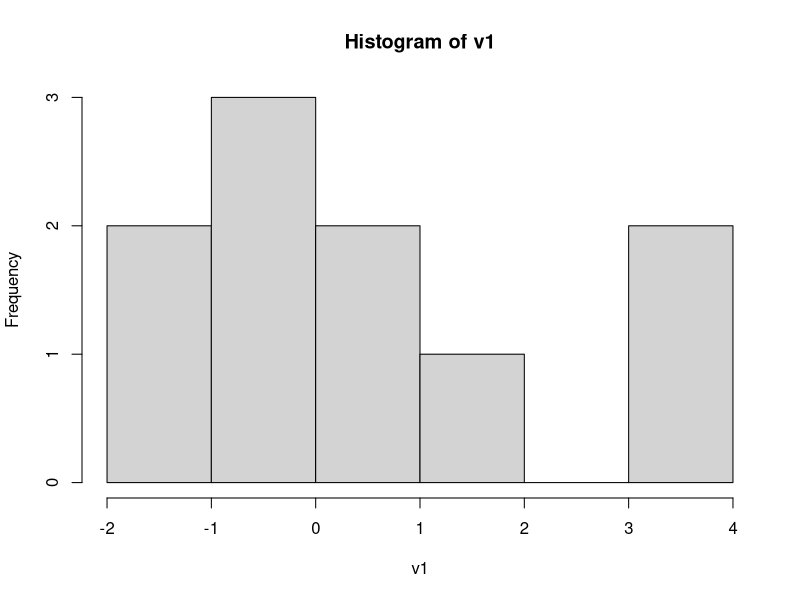
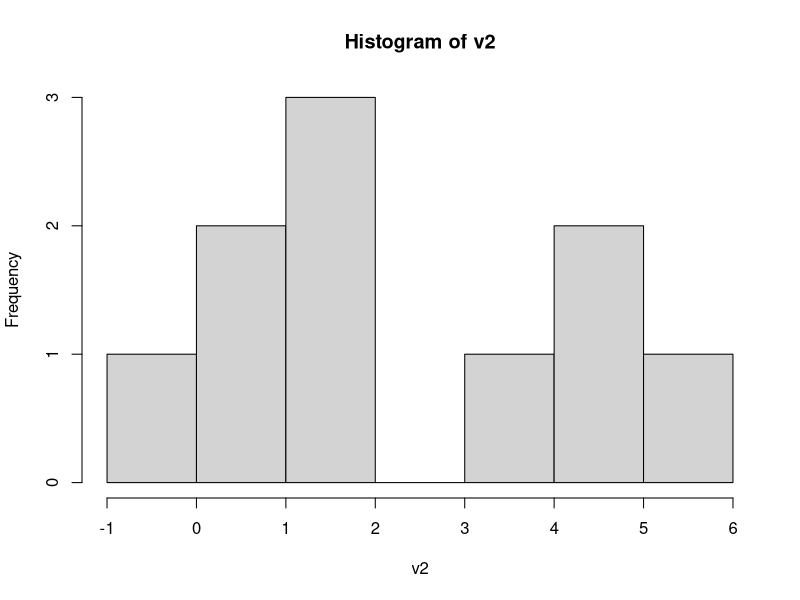
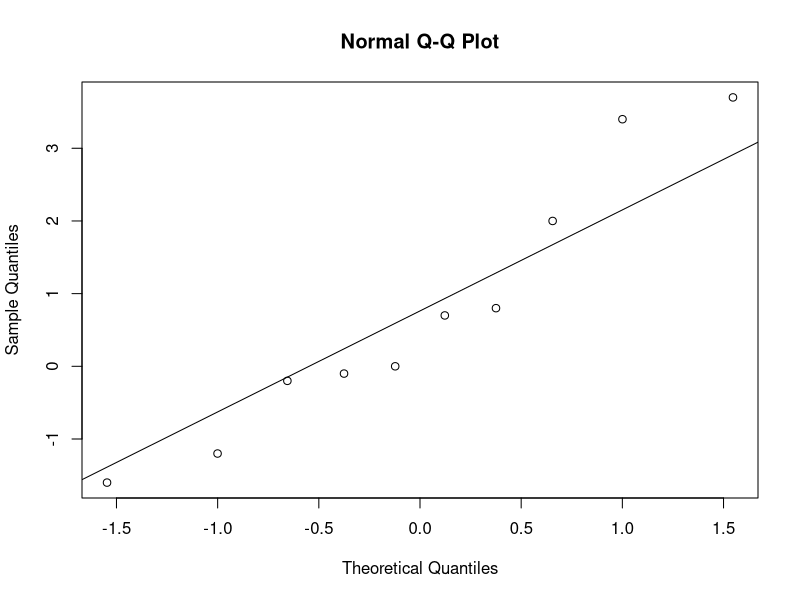
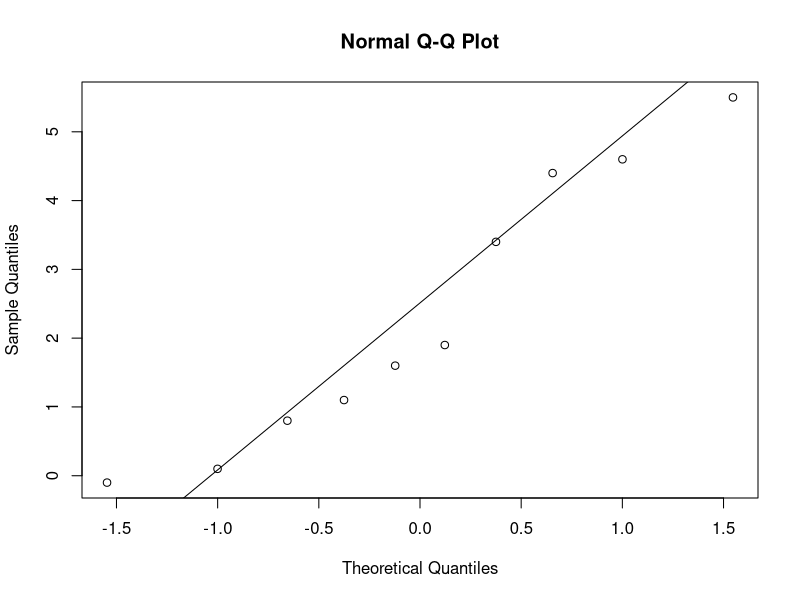

Here is the R script that generated these plots, in order:
df <- data.frame(sleep)
View(df)
#moja hipoteza: Postoji statististički značajna razlika između promjene duljine sna između dviju skupina koje uzimaju 2 različita lijeka
#zašto:jer me zanima djeluju li lijekovi tako da produžuju san i čine razliku u duljini spavanja između 2 grupe
#radim provjeru normalnosti (je li normalna distribucija)
#odvajam podatke u dva vektora (svaki za jednu od 2 skupine)
#da bismo napravili histogram, qq plot shapiro-wilk test i anderson-darling test
fun<-function(x) {
  v1<-c()
  v2<-c()
  for (a in (1:nrow(x))) {
    if (x[a,2]==1){
      v1<-append(v1,x[a,1])
    }
    else if (x[a,2]==2){
      v2<-append(v2,x[a,1])
    }
  }
  rez<-cbind(v1,v2)
  return(rez)
}
rez<-fun(df)
v1<-rez[,1]
v2<-rez[,2]
hist(v1)
hist(v2)
shapiro.test(v1)
shapiro.test(v2)
qqnorm(v1)
qqline(v1)
qqnorm(v2)
qqline(v2)
install.packages('nortest')
library(nortest)
ad.test(v1)
ad.test(v2)
# null hipoteza za anderson-darling test i shapiro wilk test je da su podaci normalno distribuirani, s obzirom  da smo dobili p vrijednost vecu od 0.05 ne možemo odbaciti null hipotezu
#histogram i qqplot nisu savršene normalne distribucije, ali s obzirom na rezultate testova, prihvaćamo da su oba uzorka približno normalno distribuirani
#točnije, nema dovoljno dokaza da odbacim null-hipotezu
#radim t-test koji uspoređuje srednje vrijednosti dviju grupa
t.test(extra~group,data=df)
#P vrijednost je bila 0.07939, što je veće od praga 0.05. Dakle ne odbacujem null hipotezu
#zaključak je da nema statistički značajne razlike između produljenja sna prve i druge grupe, znači moja hipoteza nije točna
